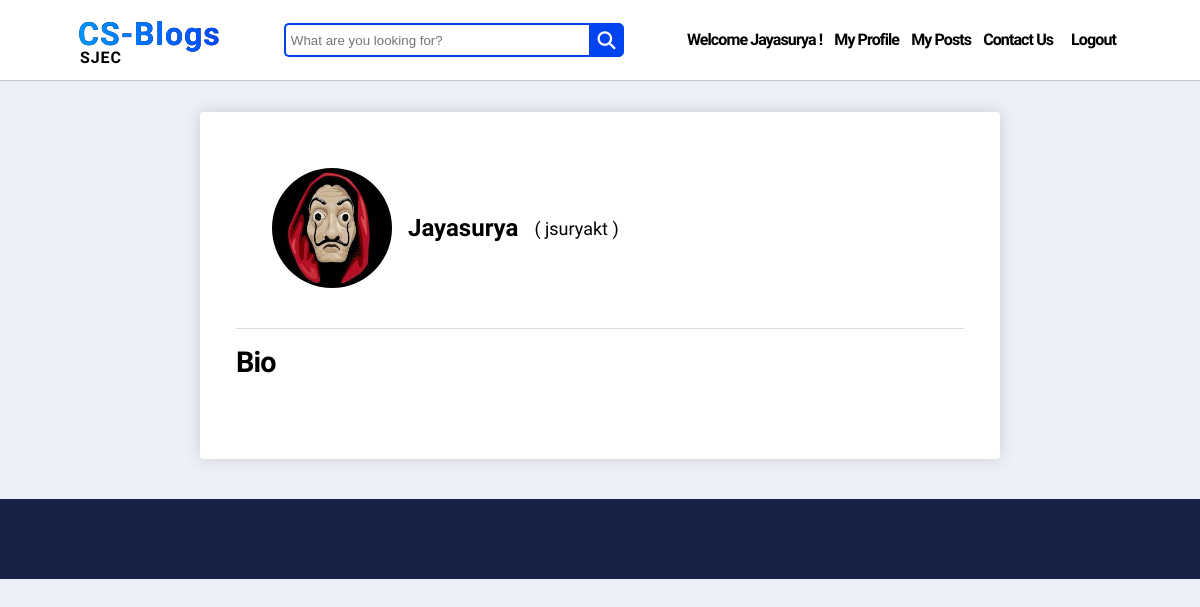
The app's page /accounts/u/jsuryakt (signed in), older data.
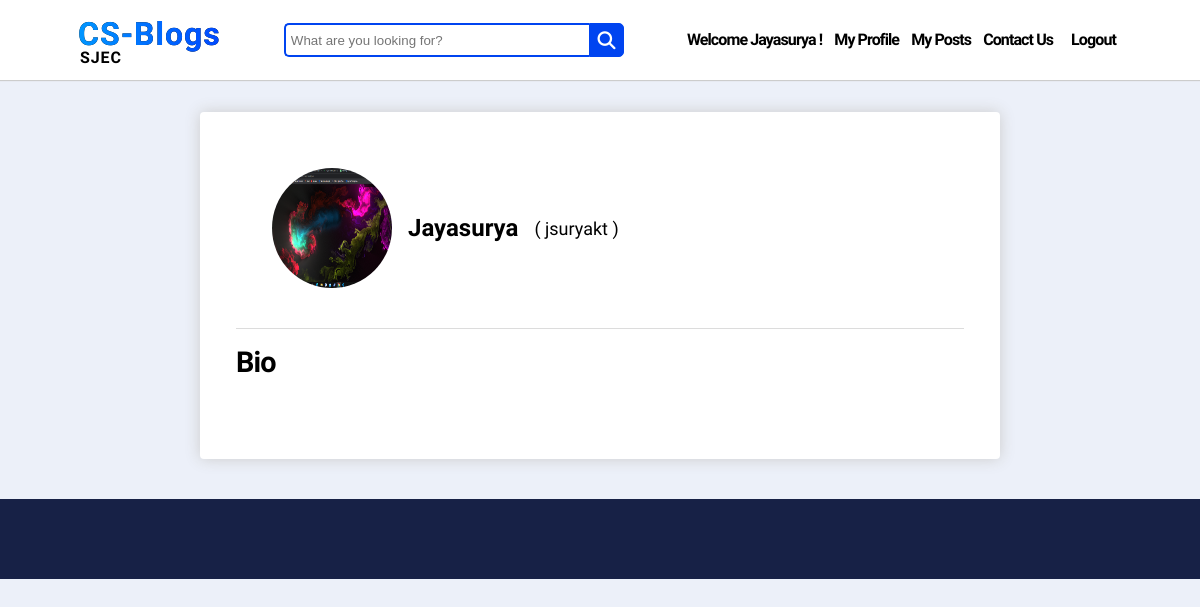
The same page, newer data.
### account/models.py (models this page shows, shortened)
class MyUser(AbstractUser):
    email = models.EmailField(unique=True)
    slug = models.CharField(max_length=60, unique=True, blank=True)
    bio = models.CharField(max_length=500, blank=True)
    profile_image = models.ImageField(upload_to="account/profile_pic", default="profile-default.jpg", blank=True)
    is_author = models.BooleanField(default=True)
    full_name = models.CharField(max_length=100, default="fullnaam")
    first_name = None
    last_name = None
    REQUIRED_FIELDS = ['email', 'full_name']

### account/views.py (the view)
# urls.py: path('u/<slug:slug>', ProfileView.as_view(), name="profile-view"),
class ProfileView(DetailView):
    model = MyUser
    content_object_name = "user"
    template_name = "account/profile.html"

### account/templates/account/profile.html (shortened to what this page needs)
{% extends "blog/base.html" %}
{% load static %}
{% block extra_head %}
    <link href="{% static 'account/css/profile.css' %}" rel="stylesheet" type="text/css">
{% endblock %}
{% block content %}
<br>
<br>
<br>
<br>
    <div id="outer-wrapper">
        <div id="inner-wrapper">
            <div>
                <div id="basicinfosection">
                    <img src="{{ user.profile_image.url }}" alt="Profile Picture" id="profile-picture">
                    <h1 id="fullname">{{ user.full_name }}</h1>
                    <p id="username">( {{ user.username }} )</p>
                </div>
            </div>
            <div class="section-container">
                <h3>Bio</h3>
            </div>
        </div>
    </div>
{% endblock %}

### blog/templates/blog/base.html (shortened to what this page needs)
{% load static %}
<!DOCTYPE html>
<html>
  <head>
    <link
      href="{% static 'blog/css/base.css' %}"
      rel="stylesheet"
      type="text/css"
    />
    {% block extra_head %} {% endblock %}
  </head>
  <body>
    <div id="top-bar">
      <div class="logo-bar">
        <div class="logo">
          <a href="{% url 'index' %}" style="height: 40px">CS-Blogs</a>
        </div>
        <p style="margin-left: 2px">SJEC</p>
      </div>
      <form method="GET" action="{% url 'search' %}">
        <div class="search">
          <input
            type="text"
            name="query"
            class="searchTerm"
            placeholder="What are you looking for?"
          />
          <button type="submit" class="searchButton">
            <i class="fa fa-search"></i>
          </button>
        </div>
      </form>
      <div id="menu-items-container">
        {% if request.user.is_authenticated %}
        <p class="menu-item">Welcome {{ request.user.full_name }} !</p>
        <a href="{% url 'profile-update' request.user.slug %}" class="menu-item"
          >My Profile</a
        >
        {% if request.user.is_author == True %}
        <a href="{% url 'my-posts' %}" class="menu-item">My Posts</a>
        {% endif %}
        <a href="{% url 'contact-us' %}" class="menu-item">Contact Us</a>
        <form method="POST" action="{% url 'logout' %}">
          <button class="menu-item" id="logout">Logout</button>
        </form>
        {% else %}
        <a href="{% url 'contact-us' %}" class="menu-item">Contact Us</a>
        <a href="{% url 'login' %}" class="menu-item">Login</a>
        <a href="{% url 'signup' %}"><button id="signup-btn">Signup</button></a>
        {% endif %}
      </div>
    </div>
    {% block content %} {% endblock %}
    <div id="bottom-bar"></div>
  </body>
</html>

Row changes from the older to the newer data that the page shows:
changed MyUser "Jayasurya": profile_image: picture added in place of a placeholder
